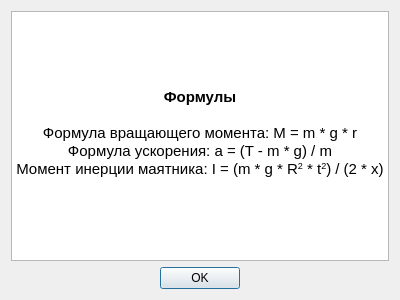
<?xml version="1.0" encoding="UTF-8"?>
<ui version="4.0">
 <class>Dialog</class>
 <widget class="QDialog" name="Dialog">
  <property name="geometry">
   <rect>
    <x>0</x>
    <y>0</y>
    <width>400</width>
    <height>300</height>
   </rect>
  </property>
  <property name="windowTitle">
   <string>Информация</string>
  </property>
  <layout class="QVBoxLayout" name="verticalLayout">
   <item>
    <widget class="QTextBrowser" name="textBrowser">
     <property name="html">
      <string>&lt;!DOCTYPE HTML PUBLIC &quot;-//W3C//DTD HTML 4.0//EN&quot; &quot;http://www.w3.org/TR/REC-html40/strict.dtd&quot;&gt;
&lt;html&gt;&lt;head&gt;&lt;meta name=&quot;qrichtext&quot; content=&quot;1&quot; /&gt;&lt;meta charset=&quot;utf-8&quot; /&gt;&lt;style type=&quot;text/css&quot;&gt;
p, li { white-space: pre-wrap; }
hr { height: 1px; border-width: 0; }
li.unchecked::marker { content: &quot;\2610&quot;; }
li.checked::marker { content: &quot;\2612&quot;; }
&lt;/style&gt;&lt;/head&gt;&lt;body style=&quot; font-family:'Segoe UI'; font-size:9pt; font-weight:400; font-style:normal;&quot;&gt;
&lt;p align=&quot;center&quot; style=&quot;-qt-paragraph-type:empty; margin-top:0px; margin-bottom:0px; margin-left:0px; margin-right:0px; -qt-block-indent:0; text-indent:0px; font-family:'Ubuntu'; font-size:11pt;&quot;&gt;&lt;br /&gt;&lt;/p&gt;
&lt;p align=&quot;center&quot; style=&quot;-qt-paragraph-type:empty; margin-top:0px; margin-bottom:0px; margin-left:0px; margin-right:0px; -qt-block-indent:0; text-indent:0px; font-family:'Ubuntu'; font-size:11pt; font-weight:600;&quot;&gt;&lt;br /&gt;&lt;/p&gt;
&lt;p align=&quot;center&quot; style=&quot;-qt-paragraph-type:empty; margin-top:0px; margin-bottom:0px; margin-left:0px; margin-right:0px; -qt-block-indent:0; text-indent:0px; font-family:'Ubuntu'; font-size:11pt;&quot;&gt;&lt;br /&gt;&lt;/p&gt;
&lt;p align=&quot;center&quot; style=&quot;-qt-paragraph-type:empty; margin-top:0px; margin-bottom:0px; margin-left:0px; margin-right:0px; -qt-block-indent:0; text-indent:0px; font-family:'Ubuntu'; font-size:11pt; font-weight:600;&quot;&gt;&lt;br /&gt;&lt;/p&gt;
&lt;p align=&quot;center&quot; style=&quot; margin-top:0px; margin-bottom:0px; margin-left:0px; margin-right:0px; -qt-block-indent:0; text-indent:0px;&quot;&gt;&lt;span style=&quot; font-family:'Ubuntu'; font-size:11pt; font-weight:600;&quot;&gt;Формулы&lt;/span&gt;&lt;/p&gt;
&lt;p align=&quot;center&quot; style=&quot;-qt-paragraph-type:empty; margin-top:0px; margin-bottom:0px; margin-left:0px; margin-right:0px; -qt-block-indent:0; text-indent:0px; font-family:'Ubuntu'; font-size:11pt; font-weight:600;&quot;&gt;&lt;br /&gt;&lt;/p&gt;
&lt;p align=&quot;center&quot; style=&quot; margin-top:0px; margin-bottom:0px; margin-left:0px; margin-right:0px; -qt-block-indent:0; text-indent:0px;&quot;&gt;&lt;span style=&quot; font-family:'Ubuntu'; font-size:11pt;&quot;&gt;Формула вращающего момента: M = m * g * r&lt;/span&gt;&lt;/p&gt;
&lt;p align=&quot;center&quot; style=&quot; margin-top:0px; margin-bottom:0px; margin-left:0px; margin-right:0px; -qt-block-indent:0; text-indent:0px;&quot;&gt;&lt;span style=&quot; font-family:'Ubuntu'; font-size:11pt;&quot;&gt;Формула ускорения: a = (T - m * g) / m&lt;/span&gt;&lt;/p&gt;
&lt;p align=&quot;center&quot; style=&quot; margin-top:0px; margin-bottom:0px; margin-left:0px; margin-right:0px; -qt-block-indent:0; text-indent:0px;&quot;&gt;&lt;span style=&quot; font-family:'Ubuntu'; font-size:11pt;&quot;&gt;Момент инерции маятника: I = (m * g * R&lt;/span&gt;&lt;span style=&quot; font-family:'Ubuntu'; font-size:11pt; vertical-align:super;&quot;&gt;2&lt;/span&gt;&lt;span style=&quot; font-family:'Ubuntu'; font-size:11pt;&quot;&gt; * t&lt;/span&gt;&lt;span style=&quot; font-family:'Ubuntu'; font-size:11pt; vertical-align:super;&quot;&gt;2&lt;/span&gt;&lt;span style=&quot; font-family:'Ubuntu'; font-size:11pt;&quot;&gt;) / (2 * x)&lt;/span&gt;&lt;/p&gt;&lt;/body&gt;&lt;/html&gt;</string>
     </property>
    </widget>
   </item>
   <item>
    <widget class="QDialogButtonBox" name="buttonBox">
     <property name="orientation">
      <enum>Qt::Orientation::Horizontal</enum>
     </property>
     <property name="standardButtons">
      <set>QDialogButtonBox::StandardButton::Ok</set>
     </property>
     <property name="centerButtons">
      <bool>true</bool>
     </property>
    </widget>
   </item>
  </layout>
 </widget>
 <resources/>
 <connections>
  <connection>
   <sender>buttonBox</sender>
   <signal>accepted()</signal>
   <receiver>Dialog</receiver>
   <slot>accept()</slot>
   <hints>
    <hint type="sourcelabel">
     <x>248</x>
     <y>254</y>
    </hint>
    <hint type="destinationlabel">
     <x>157</x>
     <y>274</y>
    </hint>
   </hints>
  </connection>
  <connection>
   <sender>buttonBox</sender>
   <signal>rejected()</signal>
   <receiver>Dialog</receiver>
   <slot>reject()</slot>
   <hints>
    <hint type="sourcelabel">
     <x>316</x>
     <y>260</y>
    </hint>
    <hint type="destinationlabel">
     <x>286</x>
     <y>274</y>
    </hint>
   </hints>
  </connection>
 </connections>
</ui>
